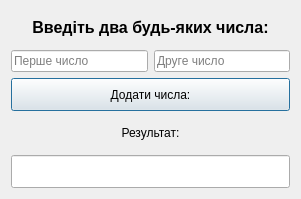
<?xml version="1.0" encoding="UTF-8"?>
<ui version="4.0">
 <class>Dialog2</class>
 <widget class="QDialog" name="Dialog2">
  <property name="geometry">
   <rect>
    <x>0</x>
    <y>0</y>
    <width>301</width>
    <height>199</height>
   </rect>
  </property>
  <property name="windowTitle">
   <string>Dialog</string>
  </property>
  <layout class="QVBoxLayout" name="verticalLayout_2">
   <item>
    <widget class="QLabel" name="label_2">
     <property name="text">
      <string>&lt;html&gt;&lt;head/&gt;&lt;body&gt;&lt;p&gt;&lt;span style=&quot; font-size:12pt; font-weight:600;&quot;&gt;Введіть два будь-яких числа:&lt;/span&gt;&lt;/p&gt;&lt;/body&gt;&lt;/html&gt;</string>
     </property>
     <property name="alignment">
      <set>Qt::AlignCenter</set>
     </property>
    </widget>
   </item>
   <item>
    <layout class="QHBoxLayout" name="horizontalLayout">
     <item>
      <widget class="QLineEdit" name="lineEdit">
       <property name="inputMethodHints">
        <set>Qt::ImhDigitsOnly</set>
       </property>
       <property name="echoMode">
        <enum>QLineEdit::Normal</enum>
       </property>
       <property name="placeholderText">
        <string>Перше число</string>
       </property>
      </widget>
     </item>
     <item>
      <widget class="QLineEdit" name="lineEdit_2">
       <property name="inputMethodHints">
        <set>Qt::ImhDigitsOnly</set>
       </property>
       <property name="echoMode">
        <enum>QLineEdit::Normal</enum>
       </property>
       <property name="placeholderText">
        <string>Друге число</string>
       </property>
      </widget>
     </item>
    </layout>
   </item>
   <item>
    <widget class="QPushButton" name="pushButton">
     <property name="sizePolicy">
      <sizepolicy hsizetype="Preferred" vsizetype="Preferred">
       <horstretch>0</horstretch>
       <verstretch>0</verstretch>
      </sizepolicy>
     </property>
     <property name="text">
      <string>Додати числа:</string>
     </property>
    </widget>
   </item>
   <item>
    <widget class="QLabel" name="label">
     <property name="text">
      <string>Результат:</string>
     </property>
     <property name="alignment">
      <set>Qt::AlignCenter</set>
     </property>
    </widget>
   </item>
   <item>
    <widget class="QLineEdit" name="lineEdit_3">
     <property name="sizePolicy">
      <sizepolicy hsizetype="Preferred" vsizetype="Preferred">
       <horstretch>0</horstretch>
       <verstretch>0</verstretch>
      </sizepolicy>
     </property>
     <property name="readOnly">
      <bool>true</bool>
     </property>
    </widget>
   </item>
  </layout>
  <zorder>label_2</zorder>
  <zorder>verticalLayoutWidget</zorder>
  <zorder>horizontalLayoutWidget</zorder>
  <zorder>horizontalLayoutWidget</zorder>
  <zorder>pushButton</zorder>
 </widget>
 <resources/>
 <connections/>
</ui>
